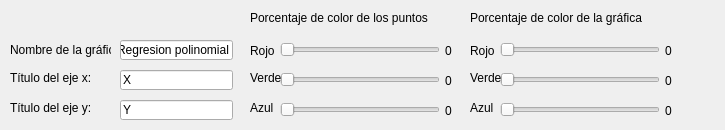
      <widget class="QWidget" name="tab_21">
       <attribute name="title">
        <string>Polinomial</string>
       </attribute>
       <widget class="QLineEdit" name="xpol">
        <property name="geometry">
         <rect>
          <x>120</x>
          <y>70</y>
          <width>113</width>
          <height>20</height>
         </rect>
        </property>
        <property name="text">
         <string>X</string>
        </property>
       </widget>
       <widget class="QLabel" name="label_95">
        <property name="geometry">
         <rect>
          <x>250</x>
          <y>100</y>
          <width>31</width>
          <height>16</height>
         </rect>
        </property>
        <property name="text">
         <string>Azul</string>
        </property>
       </widget>
       <widget class="QLabel" name="label_96">
        <property name="geometry">
         <rect>
          <x>250</x>
          <y>40</y>
          <width>31</width>
          <height>21</height>
         </rect>
        </property>
        <property name="text">
         <string>Rojo</string>
        </property>
       </widget>
       <widget class="QLineEdit" name="npol">
        <property name="geometry">
         <rect>
          <x>120</x>
          <y>40</y>
          <width>113</width>
          <height>20</height>
         </rect>
        </property>
        <property name="text">
         <string>Regresion polinomial</string>
        </property>
       </widget>
       <widget class="QSlider" name="polrojo">
        <property name="geometry">
         <rect>
          <x>280</x>
          <y>40</y>
          <width>160</width>
          <height>19</height>
         </rect>
        </property>
        <property name="maximum">
         <number>100</number>
        </property>
        <property name="orientation">
         <enum>Qt::Horizontal</enum>
        </property>
       </widget>
       <widget class="QLabel" name="label_97">
        <property name="geometry">
         <rect>
          <x>250</x>
          <y>10</y>
          <width>201</width>
          <height>16</height>
         </rect>
        </property>
        <property name="text">
         <string>Porcentaje de color de los puntos</string>
        </property>
       </widget>
       <widget class="QLabel" name="label_98">
        <property name="geometry">
         <rect>
          <x>10</x>
          <y>40</y>
          <width>101</width>
          <height>20</height>
         </rect>
        </property>
        <property name="text">
         <string>Nombre de la gráfica: </string>
        </property>
       </widget>
       <widget class="QLabel" name="label_99">
        <property name="geometry">
         <rect>
          <x>10</x>
          <y>70</y>
          <width>101</width>
          <height>16</height>
         </rect>
        </property>
        <property name="text">
         <string>Título del eje x: </string>
        </property>
       </widget>
       <widget class="QLabel" name="label_100">
        <property name="geometry">
         <rect>
          <x>10</x>
          <y>100</y>
          <width>121</width>
          <height>16</height>
         </rect>
        </property>
        <property name="text">
         <string>Título del eje y: </string>
        </property>
       </widget>
       <widget class="QSlider" name="polverde">
        <property name="geometry">
         <rect>
          <x>280</x>
          <y>70</y>
          <width>160</width>
          <height>19</height>
         </rect>
        </property>
        <property name="maximum">
         <number>100</number>
        </property>
        <property name="orientation">
         <enum>Qt::Horizontal</enum>
        </property>
       </widget>
       <widget class="QLineEdit" name="ypol">
        <property name="geometry">
         <rect>
          <x>120</x>
          <y>100</y>
          <width>113</width>
          <height>20</height>
         </rect>
        </property>
        <property name="text">
         <string>Y</string>
        </property>
       </widget>
       <widget class="QSlider" name="polazul">
        <property name="geometry">
         <rect>
          <x>280</x>
          <y>100</y>
          <width>160</width>
          <height>19</height>
         </rect>
        </property>
        <property name="maximum">
         <number>100</number>
        </property>
        <property name="orientation">
         <enum>Qt::Horizontal</enum>
        </property>
       </widget>
       <widget class="QLabel" name="label_101">
        <property name="geometry">
         <rect>
          <x>250</x>
          <y>70</y>
          <width>31</width>
          <height>16</height>
         </rect>
        </property>
        <property name="text">
         <string>Verde</string>
        </property>
       </widget>
       <widget class="QLabel" name="verdepol">
        <property name="geometry">
         <rect>
          <x>445</x>
          <y>70</y>
          <width>21</width>
          <height>21</height>
         </rect>
        </property>
        <property name="text">
         <string>0</string>
        </property>
       </widget>
       <widget class="QSlider" name="porojo">
        <property name="geometry">
         <rect>
          <x>500</x>
          <y>40</y>
          <width>160</width>
          <height>19</height>
         </rect>
        </property>
        <property name="maximum">
         <number>100</number>
        </property>
        <property name="orientation">
         <enum>Qt::Horizontal</enum>
        </property>
       </widget>
       <widget class="QLabel" name="rojopo">
        <property name="geometry">
         <rect>
          <x>665</x>
          <y>40</y>
          <width>51</width>
          <height>21</height>
         </rect>
        </property>
        <property name="text">
         <string>0</string>
        </property>
       </widget>
       <widget class="QSlider" name="poverde">
        <property name="geometry">
         <rect>
          <x>500</x>
          <y>70</y>
          <width>160</width>
          <height>19</height>
         </rect>
        </property>
        <property name="maximum">
         <number>100</number>
        </property>
        <property name="orientation">
         <enum>Qt::Horizontal</enum>
        </property>
       </widget>
       <widget class="QSlider" name="poazul">
        <property name="geometry">
         <rect>
          <x>500</x>
          <y>100</y>
          <width>160</width>
          <height>19</height>
         </rect>
        </property>
        <property name="maximum">
         <number>100</number>
        </property>
        <property name="orientation">
         <enum>Qt::Horizontal</enum>
        </property>
       </widget>
       <widget class="QLabel" name="azulpo">
        <property name="geometry">
         <rect>
          <x>665</x>
          <y>100</y>
          <width>51</width>
          <height>21</height>
         </rect>
        </property>
        <property name="text">
         <string>0</string>
        </property>
       </widget>
       <widget class="QLabel" name="azulpol">
        <property name="geometry">
         <rect>
          <x>445</x>
          <y>100</y>
          <width>21</width>
          <height>21</height>
         </rect>
        </property>
        <property name="text">
         <string>0</string>
        </property>
       </widget>
       <widget class="QLabel" name="label_104">
        <property name="geometry">
         <rect>
          <x>470</x>
          <y>10</y>
          <width>201</width>
          <height>16</height>
         </rect>
        </property>
        <property name="text">
         <string>Porcentaje de color de la gráfica</string>
        </property>
       </widget>
       <widget class="QLabel" name="verdepo">
        <property name="geometry">
         <rect>
          <x>665</x>
          <y>70</y>
          <width>51</width>
          <height>21</height>
         </rect>
        </property>
        <property name="text">
         <string>0</string>
        </property>
       </widget>
       <widget class="QLabel" name="label_111">
        <property name="geometry">
         <rect>
          <x>470</x>
          <y>40</y>
          <width>31</width>
          <height>21</height>
         </rect>
        </property>
        <property name="text">
         <string>Rojo</string>
        </property>
       </widget>
       <widget class="QLabel" name="label_112">
        <property name="geometry">
         <rect>
          <x>470</x>
          <y>100</y>
          <width>31</width>
          <height>16</height>
         </rect>
        </property>
        <property name="text">
         <string>Azul</string>
        </property>
       </widget>
       <widget class="QLabel" name="label_113">
        <property name="geometry">
         <rect>
          <x>470</x>
          <y>70</y>
          <width>31</width>
          <height>16</height>
         </rect>
        </property>
        <property name="text">
         <string>Verde</string>
        </property>
       </widget>
       <widget class="QLabel" name="rojopol">
        <property name="geometry">
         <rect>
          <x>445</x>
          <y>40</y>
          <width>21</width>
          <height>21</height>
         </rect>
        </property>
        <property name="text">
         <string>0</string>
        </property>
       </widget>
      </widget>
